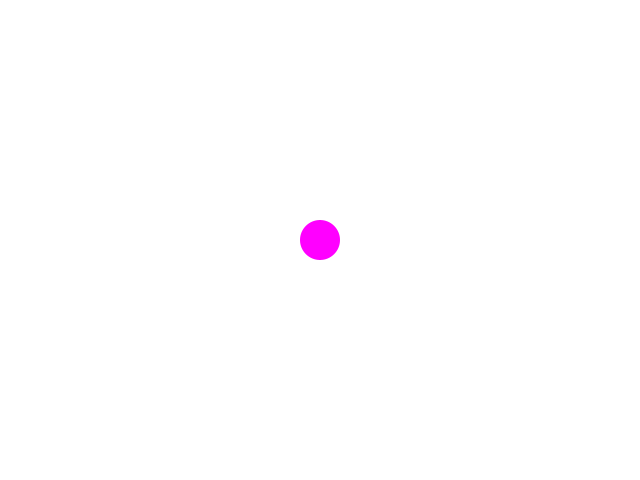
Frame 1 (no input)
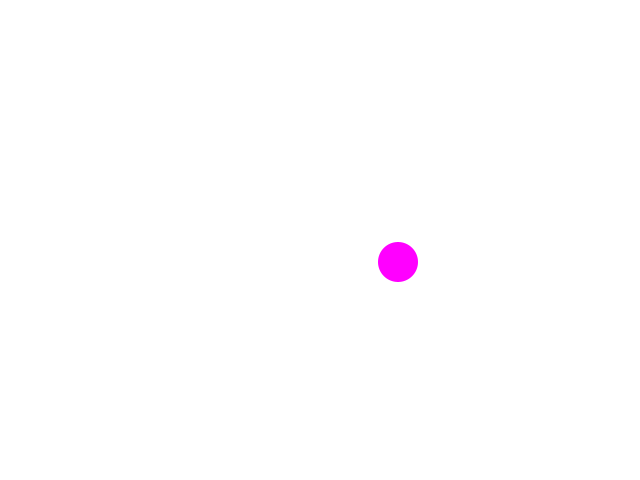
Frame 60 (the mouse pressed at the canvas centre just before this capture)
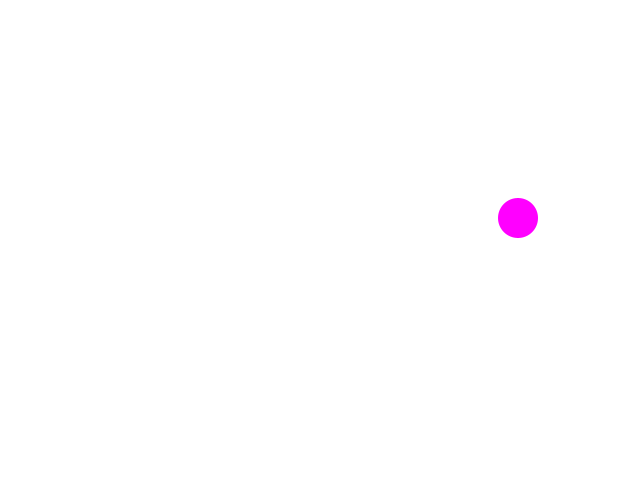
Frame 120 (the mouse held since frame 60 and released just before this capture)

The Processing sketch that drew these frames (run headless with seeded random() and noise(); from frame 60 on, the mouse is pressed at the canvas centre):

// Processing sketch: sketch028
// ── sketch028.pde
int x=320, y=240;  // Coordinates of the circle (ball)
int radius=20;     // Size of the circle (ball)
int dx=42, dy=22;  // Speed of the circle (ball)

void setup ()
{
  size (640, 480);    // Typical window size
  fill (255, 0, 255); // Magenta fill
  noStroke();         // Don't draw outlines
}

void draw ()
{
  background (255);                   // White background
  ellipse (x, y, radius*2, radius*2); // Draw the ball
  x = x + dx; y = y + dy;             // Move
  xbounce();
  ybounce();
}

void xbounce ()
{
  int delta = 0;
  delta = (x+radius) - width;
  if (x+radius > width)  // right side
  {
    x = width-delta-radius;
    dx = -dx;
  } else if (x < radius) // left side
  {
    x = (2*radius)-x;
    dx = -dx;            // Reverse X direction
  }
}

void ybounce ()
{
  int delta = 0;
  delta = (y+radius) - height;
  if (y < radius)               // top side
  {
    y = (2*radius)-y;
    dy = -dy;
  } else if (y+radius > height) // bottom side
  {
    y = height-delta-radius;
    dy = -dy;                   // Reverse Y direction
  }
}
